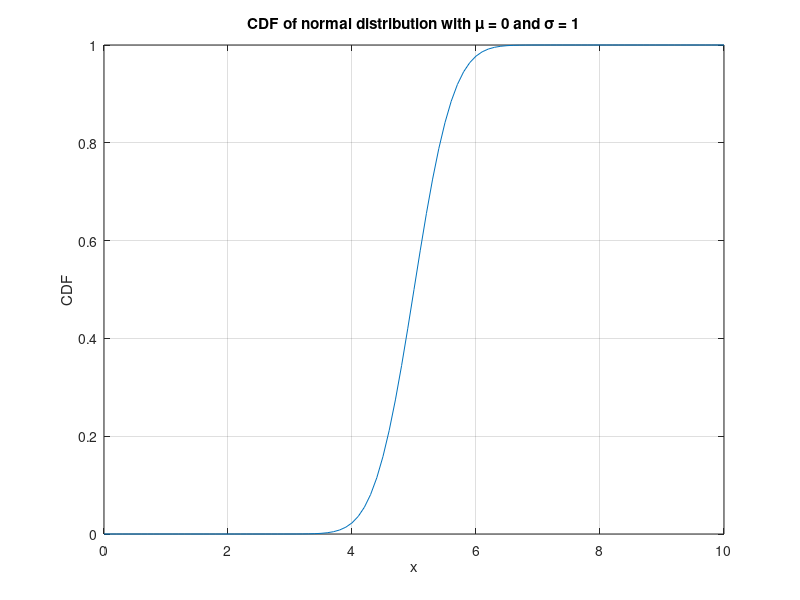

Here is the MATLAB script that generated this plot:
x = 0:0.1:10;
y = (1/2)*(1+erf((x-5)/(sqrt(2)*0.5)));
figure;
plot(x,y)
grid on
title('CDF of normal distribution with \mu = 0 and \sigma = 1')
xlabel('x')
ylabel('CDF')